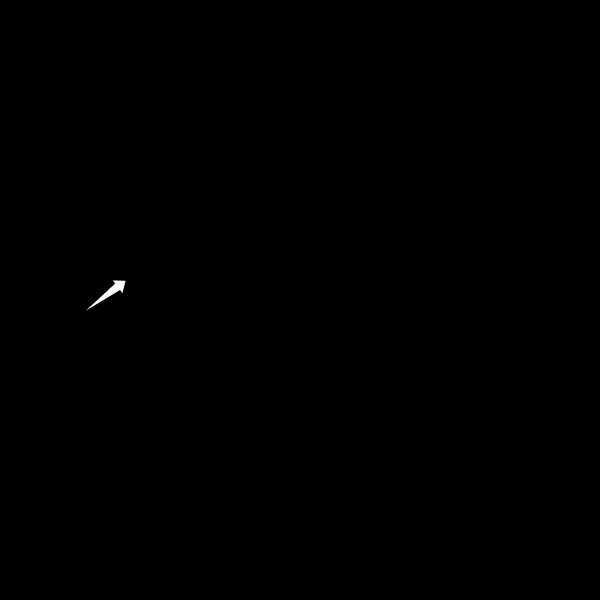
Frame 1 (no input)
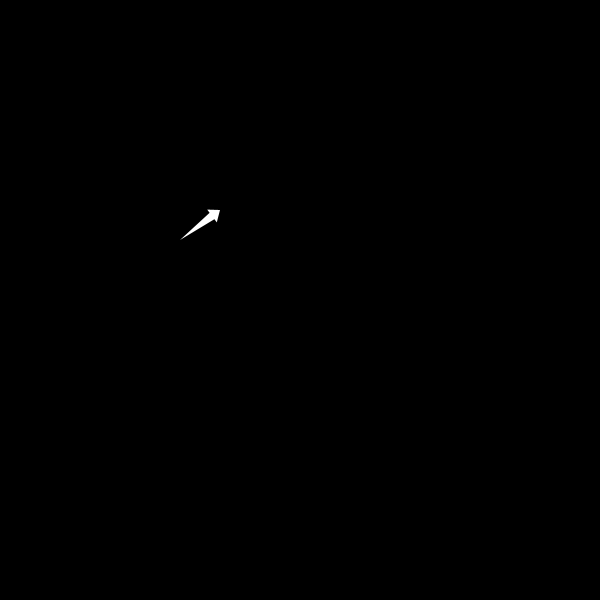
Frame 60 (the mouse pressed at the canvas centre just before this capture)
Frame 120 (the mouse held since frame 60 and released just before this capture): identical to frame 60, image omitted

The Processing sketch that drew these frames (run headless with seeded random() and noise(); from frame 60 on, the mouse is pressed at the canvas centre):

// Processing sketch: vitesse_constante
// ── vitesse_constante.pde
// renaud.jean-francois(arobas)uqam(point)ca
// Syntaxe Processing version 3.0
// vendredi, 9 octobre 2015

// Exemple de gestion du déplacement par PVector.
// Cas simple d’un seul mobile à vitesse constante.

Mobile m1;

void setup() {
  size(600, 600);
  background(0);
  fill(255);
  noStroke();
  rectMode(CENTER);
  m1 = new Mobile();
}

void draw() {
  background(0);

  m1.update();
  m1.display();
}

class Mobile {
  PVector loc, vel;
  float angle;

  Mobile() {
    // Position initiale du mobile :
    loc = new PVector(100, 300);

    // C’est maintenant le temps de préciser la direction du déplacement:
    vel = new PVector(1, -0.75, 0);

    // Puis on fixe l’envergure des enjambées de notre vecteur.
    // Icic, il s’agit d’un déplacement équivalant à 2 pixels par frame.
    // La distance parcoure est la même, peut importe que le déplacement se fasse
    // parallèlement à l’un des deux axes du plan cartésien ou pas.
    vel.setMag(2);

    // On règle l’orientation du mobile.
    angle = vel.heading();
  }

  void update() {
    // Comme l’opération est non-statique (le vecteur loc est modifié à chaque cycle du draw)
    // l’emplacement du mobile est régulièrement décalé par le vecteur de vitesse,
    // suivant le même direction et avec la même vélocité.
    loc.add(vel);

    // On appelle la méthode qui permet de vérifier le contact avec les bords du sketch.
    boucleTopologique();

    // Mise à jour de l’orientation du carré dans l’axe de déplacement
    // seulement s’il y a déplacement :
    if (vel.mag() > 0) {
      angle = vel.heading();
    }
  }

  void display() {
    //Recours aux transformateurs géométriques, en raison de l’utilisation de la rotation
    pushMatrix();
    translate(loc.x, loc.y);
    rotate(angle);
    //rect(0, 0, 50, 5);
    // Forme de l’objet :
    beginShape();
    vertex(-20,0);
    vertex(20,-4);
    vertex(20,-8);
    vertex(30,0);
    vertex(20,8);
    vertex(20,4);
    endShape(CLOSE);
    popMatrix();
  }

  // Pour continuer de suivre le déplacement de notre mobile
  // lorsqu’il quitte la zone du sketch.
  void boucleTopologique() {
    if (loc.x > width) {
      //loc.x = 0;
      loc.set(0, loc.y, 0);
    } else if (loc.x < 0) {
      loc.set(width, loc.y, 0);
    }

    if (loc.y > height) {
      //loc.y = 0;
      loc.set(loc.x, 0, 0);
    } else if (loc.y < 0) {
      loc.set(loc.x, height, 0);
    }
  }
}

// Comment arrêter ou inverser le mouvement suivant un événement précis.
void mousePressed() {
  // En multipliant la vélocité par 0, on réduit la magnitude à néant
  m1.vel.mult(0);
  
  // Pour inverser la direction simplement multiplier le vecteur par -1
  //m1.vel.mult(-1);
}

// Comment le relancer dans une autre direction, avec une autre vitesse.
void mouseReleased() {
  //m1.vel.set(random(-1,1),random(-1,1),0);
  // ou bien
  m1.vel = PVector.random2D();
  m1.vel.setMag(random(1, 5));
}
